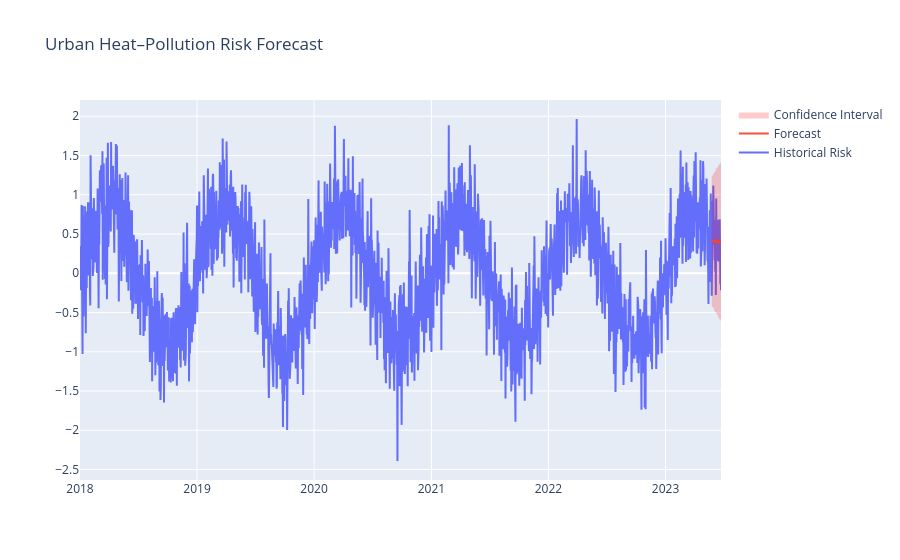
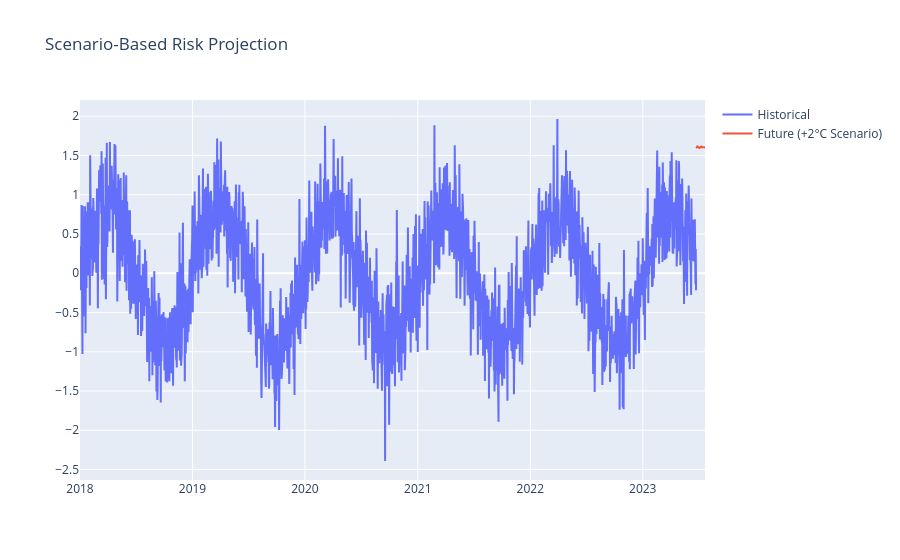

The notebook cell these images were saved under, in order:
### Code cell
import pandas as pd
import numpy as np
import matplotlib.pyplot as plt
import plotly.graph_objects as go

from statsmodels.tsa.statespace.sarimax import SARIMAX
from statsmodels.tsa.stattools import adfuller
from statsmodels.stats.diagnostic import acorr_ljungbox
from statsmodels.graphics.tsaplots import plot_acf

from sklearn.metrics import mean_absolute_error, mean_squared_error



df_air = pd.read_csv("air_quality_clean.csv", parse_dates=["date"])
df_temp = pd.read_csv("temperature_clean.csv", parse_dates=["date"])

# City-level daily aggregation
df_air_daily = df_air.groupby("date")[["pm25"]].mean().reset_index()
df_temp_daily = df_temp.groupby("date")[["avg_temp","humidity","wind_speed"]].mean().reset_index()

df_ts = df_air_daily.merge(df_temp_daily, on="date", how="left")
df_ts = df_ts.sort_values("date")
df_ts.set_index("date", inplace=True)
df_ts = df_ts.asfreq("D")


# =====================================================
# 3. BUILD HEAT–POLLUTION RISK INDEX
# =====================================================

df_ts["temp_z"] = (df_ts["avg_temp"] - df_ts["avg_temp"].mean()) / df_ts["avg_temp"].std()
df_ts["pm25_z"] = (df_ts["pm25"] - df_ts["pm25"].mean()) / df_ts["pm25"].std()

df_ts["risk_index"] = 0.6 * df_ts["temp_z"] + 0.4 * df_ts["pm25_z"]


# =====================================================
# 4. STATIONARITY TEST (ADF)
# =====================================================

adf_result = adfuller(df_ts["risk_index"].dropna())
print("ADF p-value:", adf_result[1])


# =====================================================
# 5. TRAIN–TEST SPLIT
# =====================================================

train = df_ts[:-30]
test = df_ts[-30:]


# =====================================================
# 6. SARIMAX MODEL
# (d=1 because ADF likely shows non-stationarity)
# =====================================================

model = SARIMAX(
    train["risk_index"],
    exog=train[["humidity","wind_speed"]],
    order=(1,1,1),
    seasonal_order=(1,0,1,7),
    enforce_stationarity=False,
    enforce_invertibility=False
)

results = model.fit()

print(results.summary())


# =====================================================
# 7. FORECAST TEST PERIOD
# =====================================================

forecast = results.get_forecast(
    steps=30,
    exog=test[["humidity","wind_speed"]]
)

forecast_mean = forecast.predicted_mean
forecast_ci = forecast.conf_int()


# =====================================================
# 8. FORECAST ACCURACY
# =====================================================

mae = mean_absolute_error(test["risk_index"], forecast_mean)
rmse = np.sqrt(mean_squared_error(test["risk_index"], forecast_mean))

print("MAE:", mae)
print("RMSE:", rmse)


# =====================================================
# 9. RESIDUAL DIAGNOSTICS
# =====================================================

# Ljung-Box test
ljung = acorr_ljungbox(results.resid, lags=[10], return_df=True)
print("\nLjung-Box Test:")
print(ljung)

# Residual ACF
plot_acf(results.resid, lags=30)
plt.title("Residual Autocorrelation")
plt.show()


# =====================================================
# 10. INTERACTIVE FORECAST PLOT
# =====================================================

fig = go.Figure()

fig.add_trace(go.Scatter(
    x=df_ts.index,
    y=df_ts["risk_index"],
    mode="lines",
    name="Historical Risk"
))

fig.add_trace(go.Scatter(
    x=test.index,
    y=forecast_mean,
    mode="lines",
    name="Forecast"
))

fig.add_trace(go.Scatter(
    x=test.index,
    y=forecast_ci.iloc[:,0],
    line=dict(width=0),
    showlegend=False
))

fig.add_trace(go.Scatter(
    x=test.index,
    y=forecast_ci.iloc[:,1],
    fill="tonexty",
    fillcolor="rgba(255,0,0,0.2)",
    line=dict(width=0),
    name="Confidence Interval"
))

fig.update_layout(title="Urban Heat–Pollution Risk Forecast")
fig.show()


# =====================================================
# 11. SCENARIO-BASED FORECAST FUNCTION
# =====================================================

def scenario_forecast(temp_shift=0, days=30):
    
    future_exog = pd.DataFrame({
        "humidity": [df_ts["humidity"].iloc[-7:].mean()] * days,
        "wind_speed": [df_ts["wind_speed"].iloc[-7:].mean()] * days
    })
    
    base_forecast = results.get_forecast(steps=days, exog=future_exog)
    future_risk = base_forecast.predicted_mean + (0.6 * temp_shift)
    
    future_dates = pd.date_range(
        start=df_ts.index[-1],
        periods=days,
        freq="D"
    )
    
    return future_dates, future_risk


# Example: +2°C scenario
future_dates, future_heatwave = scenario_forecast(temp_shift=2)

fig2 = go.Figure()

fig2.add_trace(go.Scatter(
    x=df_ts.index,
    y=df_ts["risk_index"],
    mode="lines",
    name="Historical"
))

fig2.add_trace(go.Scatter(
    x=future_dates,
    y=future_heatwave,
    mode="lines",
    name="Future (+2°C Scenario)"
))

fig2.update_layout(title="Scenario-Based Risk Projection")
fig2.show()

### Figure 1 — Plotly figure (JSON) as saved in the notebook; plotly's stock layout.template omitted (floating-point values rounded to 4 significant figures; data arrays with more than 128 entries replaced by an {"elided": "..."} marker saying what was removed)
{"data": [{"mode": "lines", "name": "Historical Risk", "type": "scatter", "x": {"elided": "2000 str values"}, "y": {"elided": "2000 float values"}}, {"mode": "lines", "name": "Forecast", "type": "scatter", "x": ["2023-05-25T00:00:00.000000000", "2023-05-26T00:00:00.000000000", "2023-05-27T00:00:00.000000000", "2023-05-28T00:00:00.000000000", "2023-05-29T00:00:00.000000000", "2023-05-30T00:00:00.000000000", "2023-05-31T00:00:00.000000000", "2023-06-01T00:00:00.000000000", "2023-06-02T00:00:00.000000000", "2023-06-03T00:00:00.000000000", "2023-06-04T00:00:00.000000000", "2023-06-05T00:00:00.000000000", "2023-06-06T00:00:00.000000000", "2023-06-07T00:00:00.000000000", "2023-06-08T00:00:00.000000000", "2023-06-09T00:00:00.000000000", "2023-06-10T00:00:00.000000000", "2023-06-11T00:00:00.000000000", "2023-06-12T00:00:00.000000000", "2023-06-13T00:00:00.000000000", "2023-06-14T00:00:00.000000000", "2023-06-15T00:00:00.000000000", "2023-06-16T00:00:00.000000000", "2023-06-17T00:00:00.000000000", "2023-06-18T00:00:00.000000000", "2023-06-19T00:00:00.000000000", "2023-06-20T00:00:00.000000000", "2023-06-21T00:00:00.000000000", "2023-06-22T00:00:00.000000000", "2023-06-23T00:00:00.000000000"], "y": [0.4154, 0.4105, 0.3997, 0.411, 0.4202, 0.4145, 0.3968, 0.4074, 0.4041, 0.4102, 0.3997, 0.3948, 0.4141, 0.4126, 0.4236, 0.4245, 0.4074, 0.4034, 0.4002, 0.4086, 0.3939, 0.4121, 0.4009, 0.4141, 0.3961, 0.4042, 0.3961, 0.4112, 0.4036, 0.4024]}, {"line": {"width": 0}, "showlegend": false, "type": "scatter", "x": ["2023-05-25T00:00:00.000000000", "2023-05-26T00:00:00.000000000", "2023-05-27T00:00:00.000000000", "2023-05-28T00:00:00.000000000", "2023-05-29T00:00:00.000000000", "2023-05-30T00:00:00.000000000", "2023-05-31T00:00:00.000000000", "2023-06-01T00:00:00.000000000", "2023-06-02T00:00:00.000000000", "2023-06-03T00:00:00.000000000", "2023-06-04T00:00:00.000000000", "2023-06-05T00:00:00.000000000", "2023-06-06T00:00:00.000000000", "2023-06-07T00:00:00.000000000", "2023-06-08T00:00:00.000000000", "2023-06-09T00:00:00.000000000", "2023-06-10T00:00:00.000000000", "2023-06-11T00:00:00.000000000", "2023-06-12T00:00:00.000000000", "2023-06-13T00:00:00.000000000", "2023-06-14T00:00:00.000000000", "2023-06-15T00:00:00.000000000", "2023-06-16T00:00:00.000000000", "2023-06-17T00:00:00.000000000", "2023-06-18T00:00:00.000000000", "2023-06-19T00:00:00.000000000", "2023-06-20T00:00:00.000000000", "2023-06-21T00:00:00.000000000", "2023-06-22T00:00:00.000000000", "2023-06-23T00:00:00.000000000"], "y": [-0.4067, -0.4157, -0.434, -0.4299, -0.4279, -0.4407, -0.4655, -0.463, -0.4733, -0.4743, -0.4918, -0.5035, -0.4911, -0.4994, -0.4945, -0.5003, -0.5239, -0.5344, -0.5442, -0.5422, -0.5632, -0.552, -0.5696, -0.5627, -0.587, -0.5851, -0.5995, -0.5906, -0.604, -0.6112]}, {"fill": "tonexty", "fillcolor": "rgba(255,0,0,0.2)", "line": {"width": 0}, "name": "Confidence Interval", "type": "scatter", "x": ["2023-05-25T00:00:00.000000000", "2023-05-26T00:00:00.000000000", "2023-05-27T00:00:00.000000000", "2023-05-28T00:00:00.000000000", "2023-05-29T00:00:00.000000000", "2023-05-30T00:00:00.000000000", "2023-05-31T00:00:00.000000000", "2023-06-01T00:00:00.000000000", "2023-06-02T00:00:00.000000000", "2023-06-03T00:00:00.000000000", "2023-06-04T00:00:00.000000000", "2023-06-05T00:00:00.000000000", "2023-06-06T00:00:00.000000000", "2023-06-07T00:00:00.000000000", "2023-06-08T00:00:00.000000000", "2023-06-09T00:00:00.000000000", "2023-06-10T00:00:00.000000000", "2023-06-11T00:00:00.000000000", "2023-06-12T00:00:00.000000000", "2023-06-13T00:00:00.000000000", "2023-06-14T00:00:00.000000000", "2023-06-15T00:00:00.000000000", "2023-06-16T00:00:00.000000000", "2023-06-17T00:00:00.000000000", "2023-06-18T00:00:00.000000000", "2023-06-19T00:00:00.000000000", "2023-06-20T00:00:00.000000000", "2023-06-21T00:00:00.000000000", "2023-06-22T00:00:00.000000000", "2023-06-23T00:00:00.000000000"], "y": [1.237, 1.237, 1.233, 1.252, 1.268, 1.27, 1.259, 1.278, 1.282, 1.295, 1.291, 1.293, 1.319, 1.325, 1.342, 1.349, 1.339, 1.341, 1.345, 1.359, 1.351, 1.376, 1.371, 1.391, 1.379, 1.394, 1.392, 1.413, 1.411, 1.416]}], "layout": {"title": {"text": "Urban Heat–Pollution Risk Forecast"}}}

### Figure 2 — Plotly figure (JSON) as saved in the notebook; plotly's stock layout.template omitted (floating-point values rounded to 4 significant figures; data arrays with more than 128 entries replaced by an {"elided": "..."} marker saying what was removed)
{"data": [{"mode": "lines", "name": "Historical", "type": "scatter", "x": {"elided": "2000 str values"}, "y": {"elided": "2000 float values"}}, {"mode": "lines", "name": "Future (+2°C Scenario)", "type": "scatter", "x": ["2023-06-23T00:00:00.000000000", "2023-06-24T00:00:00.000000000", "2023-06-25T00:00:00.000000000", "2023-06-26T00:00:00.000000000", "2023-06-27T00:00:00.000000000", "2023-06-28T00:00:00.000000000", "2023-06-29T00:00:00.000000000", "2023-06-30T00:00:00.000000000", "2023-07-01T00:00:00.000000000", "2023-07-02T00:00:00.000000000", "2023-07-03T00:00:00.000000000", "2023-07-04T00:00:00.000000000", "2023-07-05T00:00:00.000000000", "2023-07-06T00:00:00.000000000", "2023-07-07T00:00:00.000000000", "2023-07-08T00:00:00.000000000", "2023-07-09T00:00:00.000000000", "2023-07-10T00:00:00.000000000", "2023-07-11T00:00:00.000000000", "2023-07-12T00:00:00.000000000", "2023-07-13T00:00:00.000000000", "2023-07-14T00:00:00.000000000", "2023-07-15T00:00:00.000000000", "2023-07-16T00:00:00.000000000", "2023-07-17T00:00:00.000000000", "2023-07-18T00:00:00.000000000", "2023-07-19T00:00:00.000000000", "2023-07-20T00:00:00.000000000", "2023-07-21T00:00:00.000000000", "2023-07-22T00:00:00.000000000"], "y": [1.613, 1.609, 1.604, 1.609, 1.615, 1.605, 1.604, 1.605, 1.601, 1.605, 1.601, 1.596, 1.605, 1.605, 1.604, 1.607, 1.604, 1.607, 1.611, 1.605, 1.604, 1.605, 1.603, 1.605, 1.603, 1.6, 1.605, 1.605, 1.604, 1.606]}], "layout": {"title": {"text": "Scenario-Based Risk Projection"}}}
